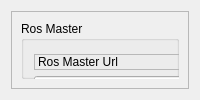
         <widget class="QWidget" name="tab_10">
          <attribute name="title">
           <string>sign in</string>
          </attribute>
          <layout class="QVBoxLayout" name="verticalLayout_7">
           <item>
            <widget class="QFrame" name="frame">
             <property name="sizePolicy">
              <sizepolicy hsizetype="Minimum" vsizetype="Preferred">
               <horstretch>0</horstretch>
               <verstretch>0</verstretch>
              </sizepolicy>
             </property>
             <property name="frameShape">
              <enum>QFrame::StyledPanel</enum>
             </property>
             <property name="frameShadow">
              <enum>QFrame::Raised</enum>
             </property>
             <layout class="QVBoxLayout" name="verticalLayout_8">
              <item>
               <widget class="QGroupBox" name="groupBox">
                <property name="title">
                 <string>Ros Master</string>
                </property>
                <widget class="QWidget" name="layoutWidget">
                 <property name="geometry">
                  <rect>
                   <x>13</x>
                   <y>33</y>
                   <width>291</width>
                   <height>489</height>
                  </rect>
                 </property>
                 <layout class="QVBoxLayout" name="verticalLayout_5">
                  <item>
                   <layout class="QVBoxLayout" name="verticalLayout_3">
                    <item>
                     <widget class="QLabel" name="label">
                      <property name="frameShape">
                       <enum>QFrame::StyledPanel</enum>
                      </property>
                      <property name="frameShadow">
                       <enum>QFrame::Raised</enum>
                      </property>
                      <property name="text">
                       <string>Ros Master Url</string>
                      </property>
                     </widget>
                    </item>
                    <item>
                     <widget class="QLineEdit" name="line_edit_host">
                      <property name="text">
                       <string>192.168.1.67</string>
                      </property>
                     </widget>
                    </item>
                    <item>
                     <widget class="QLabel" name="label_3">
                      <property name="frameShape">
                       <enum>QFrame::StyledPanel</enum>
                      </property>
                      <property name="frameShadow">
                       <enum>QFrame::Raised</enum>
                      </property>
                      <property name="text">
                       <string>Ros Hostname</string>
                      </property>
                     </widget>
                    </item>
                    <item>
                     <widget class="QLabel" name="label_2">
                      <property name="frameShape">
                       <enum>QFrame::StyledPanel</enum>
                      </property>
                      <property name="frameShadow">
                       <enum>QFrame::Raised</enum>
                      </property>
                      <property name="text">
                       <string>Ros IP</string>
                      </property>
                     </widget>
                    </item>
                    <item>
                     <widget class="QLineEdit" name="line_edit_master">
                      <property name="text">
                       <string>http://192.168.1.2:11311/</string>
                      </property>
                     </widget>
                    </item>
                    <item>
                     <widget class="QLineEdit" name="line_edit_topic">
                      <property name="enabled">
                       <bool>false</bool>
                      </property>
                      <property name="text">
                       <string>unused</string>
                      </property>
                     </widget>
                    </item>
                    <item>
                     <widget class="QCheckBox" name="checkbox_use_environment">
                      <property name="layoutDirection">
                       <enum>Qt::RightToLeft</enum>
                      </property>
                      <property name="text">
                       <string>Use environment variables</string>
                      </property>
                     </widget>
                    </item>
                    <item>
                     <widget class="QCheckBox" name="checkbox_remember_settings">
                      <property name="layoutDirection">
                       <enum>Qt::RightToLeft</enum>
                      </property>
                      <property name="text">
                       <string>Remember settings on startup</string>
                      </property>
                     </widget>
                    </item>
                    <item>
                     <layout class="QHBoxLayout" name="horizontalLayout">
                      <item>
                       <widget class="QPushButton" name="quit_button">
                        <property name="sizePolicy">
                         <sizepolicy hsizetype="MinimumExpanding" vsizetype="Fixed">
                          <horstretch>0</horstretch>
                          <verstretch>0</verstretch>
                         </sizepolicy>
                        </property>
                        <property name="text">
                         <string>Quit</string>
                        </property>
                       </widget>
                      </item>
                      <item>
                       <widget class="QPushButton" name="button_connect">
                        <property name="enabled">
                         <bool>true</bool>
                        </property>
                        <property name="sizePolicy">
                         <sizepolicy hsizetype="MinimumExpanding" vsizetype="Fixed">
                          <horstretch>0</horstretch>
                          <verstretch>0</verstretch>
                         </sizepolicy>
                        </property>
                        <property name="toolTip">
                         <string>Set the target to the current joint trajectory state.</string>
                        </property>
                        <property name="statusTip">
                         <string>Clear all waypoints and set the target to the current joint trajectory state.</string>
                        </property>
                        <property name="text">
                         <string>Connect</string>
                        </property>
                       </widget>
                      </item>
                     </layout>
                    </item>
                   </layout>
                  </item>
                  <item>
                   <spacer name="verticalSpacer">
                    <property name="orientation">
                     <enum>Qt::Vertical</enum>
                    </property>
                    <property name="sizeType">
                     <enum>QSizePolicy::Maximum</enum>
                    </property>
                    <property name="sizeHint" stdset="0">
                     <size>
                      <width>20</width>
                      <height>28</height>
                     </size>
                    </property>
                   </spacer>
                  </item>
                  <item>
                   <layout class="QVBoxLayout" name="verticalLayout_4">
                    <item>
                     <widget class="QCheckBox" name="checkBox_is_all">
                      <property name="layoutDirection">
                       <enum>Qt::RightToLeft</enum>
                      </property>
                      <property name="text">
                       <string>全向轮模式</string>
                      </property>
                      <property name="shortcut">
                       <string>K</string>
                      </property>
                     </widget>
                    </item>
                    <item>
                     <layout class="QHBoxLayout" name="horizontalLayout_2">
                      <item>
                       <widget class="QPushButton" name="pushButton_u">
                        <property name="minimumSize">
                         <size>
                          <width>90</width>
                          <height>0</height>
                         </size>
                        </property>
                        <property name="maximumSize">
                         <size>
                          <width>90</width>
                          <height>16777215</height>
                         </size>
                        </property>
                        <property name="text">
                         <string>u</string>
                        </property>
                        <property name="shortcut">
                         <string>U</string>
                        </property>
                       </widget>
                      </item>
                      <item>
                       <widget class="QPushButton" name="pushButton_i">
                        <property name="minimumSize">
                         <size>
                          <width>90</width>
                          <height>0</height>
                         </size>
                        </property>
                        <property name="maximumSize">
                         <size>
                          <width>90</width>
                          <height>16777215</height>
                         </size>
                        </property>
                        <property name="text">
                         <string>i</string>
                        </property>
                        <property name="shortcut">
                         <string>I</string>
                        </property>
                       </widget>
                      </item>
                      <item>
                       <widget class="QPushButton" name="pushButton_o">
                        <property name="minimumSize">
                         <size>
                          <width>90</width>
                          <height>0</height>
                         </size>
                        </property>
                        <property name="maximumSize">
                         <size>
                          <width>90</width>
                          <height>16777215</height>
                         </size>
                        </property>
                        <property name="text">
                         <string>o</string>
                        </property>
                        <property name="shortcut">
                         <string>O</string>
                        </property>
                       </widget>
                      </item>
                     </layout>
                    </item>
                    <item>
                     <layout class="QHBoxLayout" name="horizontalLayout_3">
                      <item>
                       <widget class="QPushButton" name="pushButton_j">
                        <property name="minimumSize">
                         <size>
                          <width>90</width>
                          <height>0</height>
                         </size>
                        </property>
                        <property name="maximumSize">
                         <size>
                          <width>90</width>
                          <height>16777215</height>
                         </size>
                        </property>
                        <property name="text">
                         <string>j</string>
                        </property>
                        <property name="shortcut">
                         <string>J</string>
                        </property>
                       </widget>
                      </item>
                      <item>
                       <widget class="QPushButton" name="pushButton_k">
                        <property name="minimumSize">
                         <size>
                          <width>90</width>
                          <height>0</height>
                         </size>
                        </property>
                        <property name="maximumSize">
                         <size>
                          <width>90</width>
                          <height>16777215</height>
                         </size>
                        </property>
                        <property name="text">
                         <string>k</string>
                        </property>
                       </widget>
                      </item>
                      <item>
                       <widget class="QPushButton" name="pushButton_l">
                        <property name="minimumSize">
                         <size>
                          <width>90</width>
                          <height>0</height>
                         </size>
                        </property>
                        <property name="maximumSize">
                         <size>
                          <width>90</width>
                          <height>16777215</height>
                         </size>
                        </property>
                        <property name="text">
                         <string>l</string>
                        </property>
                        <property name="shortcut">
                         <string>L</string>
                        </property>
                       </widget>
                      </item>
                     </layout>
                    </item>
                    <item>
                     <layout class="QHBoxLayout" name="horizontalLayout_4">
                      <item>
                       <widget class="QPushButton" name="pushButton_m">
                        <property name="minimumSize">
                         <size>
                          <width>90</width>
                          <height>0</height>
                         </size>
                        </property>
                        <property name="maximumSize">
                         <size>
                          <width>90</width>
                          <height>16777215</height>
                         </size>
                        </property>
                        <property name="text">
                         <string>m</string>
                        </property>
                        <property name="shortcut">
                         <string>M</string>
                        </property>
                       </widget>
                      </item>
                      <item>
                       <widget class="QPushButton" name="pushButton_bt">
                        <property name="minimumSize">
                         <size>
                          <width>90</width>
                          <height>0</height>
                         </size>
                        </property>
                        <property name="maximumSize">
                         <size>
                          <width>90</width>
                          <height>16777215</height>
                         </size>
                        </property>
                        <property name="text">
                         <string>,</string>
                        </property>
                        <property name="shortcut">
                         <string>,</string>
                        </property>
                       </widget>
                      </item>
                      <item>
                       <widget class="QPushButton" name="pushButton_br">
                        <property name="minimumSize">
                         <size>
                          <width>90</width>
                          <height>0</height>
                         </size>
                        </property>
                        <property name="maximumSize">
                         <size>
                          <width>90</width>
                          <height>16777215</height>
                         </size>
                        </property>
                        <property name="text">
                         <string>.</string>
                        </property>
                        <property name="shortcut">
                         <string>.</string>
                        </property>
                       </widget>
                      </item>
                     </layout>
                    </item>
                   </layout>
                  </item>
                  <item>
                   <layout class="QHBoxLayout" name="horizontalLayout_5">
                    <item>
                     <widget class="QLabel" name="label_4">
                      <property name="text">
                       <string>线速度：</string>
                      </property>
                     </widget>
                    </item>
                    <item>
                     <widget class="QSlider" name="horizontalSlider_linear">
                      <property name="maximum">
                       <number>100</number>
                      </property>
                      <property name="orientation">
                       <enum>Qt::Horizontal</enum>
                      </property>
                     </widget>
                    </item>
                    <item>
                     <widget class="QLabel" name="label_linear">
                      <property name="minimumSize">
                       <size>
                        <width>30</width>
                        <height>0</height>
                       </size>
                      </property>
                      <property name="maximumSize">
                       <size>
                        <width>30</width>
                        <height>16777215</height>
                       </size>
                      </property>
                      <property name="text">
                       <string>0</string>
                      </property>
                     </widget>
                    </item>
                   </layout>
                  </item>
                  <item>
                   <layout class="QHBoxLayout" name="horizontalLayout_6">
                    <item>
                     <widget class="QLabel" name="label_5">
                      <property name="text">
                       <string>角速度：</string>
                      </property>
                     </widget>
                    </item>
                    <item>
                     <widget class="QSlider" name="horizontalSlider_raw">
                      <property name="maximum">
                       <number>100</number>
                      </property>
                      <property name="orientation">
                       <enum>Qt::Horizontal</enum>
                      </property>
                     </widget>
                    </item>
                    <item>
                     <widget class="QLabel" name="label_raw">
                      <property name="minimumSize">
                       <size>
                        <width>30</width>
                        <height>0</height>
                       </size>
                      </property>
                      <property name="maximumSize">
                       <size>
                        <width>30</width>
                        <height>16777215</height>
                       </size>
                      </property>
                      <property name="text">
                       <string>0</string>
                      </property>
                     </widget>
                    </item>
                   </layout>
                  </item>
                 </layout>
                </widget>
               </widget>
              </item>
             </layout>
            </widget>
           </item>
          </layout>
         </widget>
